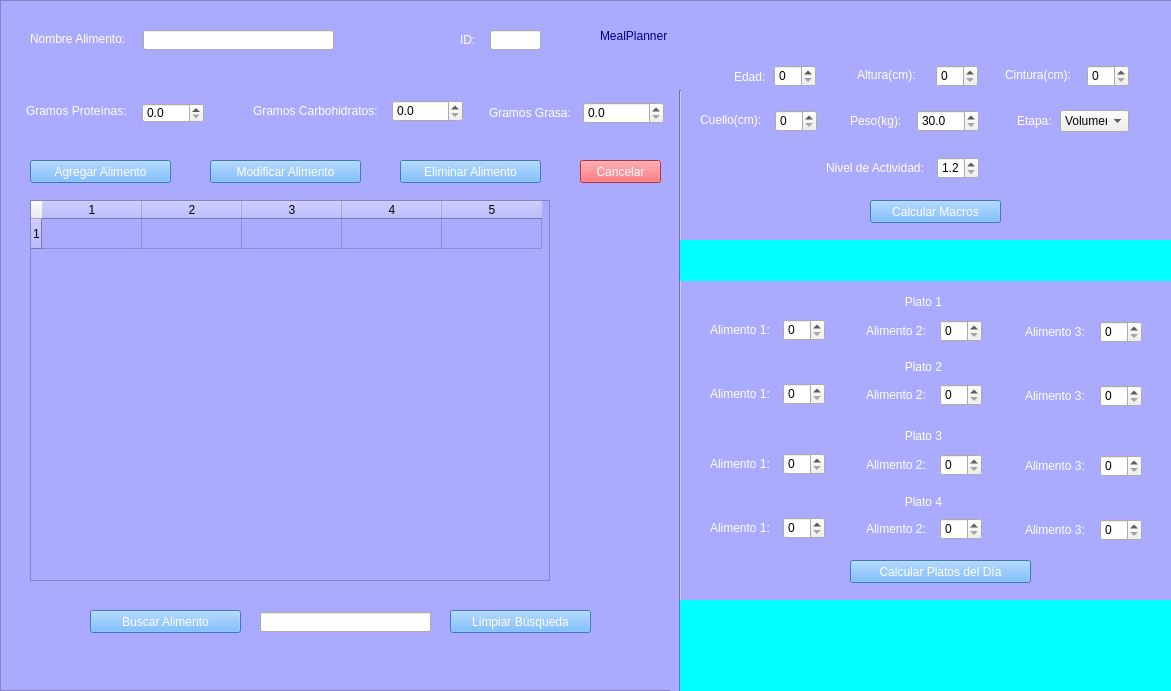
<?xml version="1.0" encoding="UTF-8"?>
<ui version="4.0">
 <class>MainWindow</class>
 <widget class="QMainWindow" name="MainWindow">
  <property name="geometry">
   <rect>
    <x>0</x>
    <y>0</y>
    <width>1171</width>
    <height>691</height>
   </rect>
  </property>
  <property name="windowTitle">
   <string>MealPlanner</string>
  </property>
  <property name="windowIcon">
   <iconset>
    <normaloff>perfil.ico</normaloff>perfil.ico</iconset>
  </property>
  <property name="styleSheet">
   <string notr="true">QPushButton{
color: white;
	font: 12pt &quot;Roboto&quot;;
	background-color: rgb(85, 170, 255);
}

QPushButton#btn_cancel {
	background-color: rgb(255, 70, 82);
}

QFrame{
	background-color: rgb(170, 170, 255);
}

QLabel#label_title{
	font: 87 20pt &quot;Roboto Black&quot;;
	color: rgb(0, 0, 127);
}

QLabel{
color: white;
	font: 10pt &quot;Roboto&quot;;
}</string>
  </property>
  <widget class="QWidget" name="centralwidget">
   <widget class="QTableWidget" name="table_foods">
    <property name="geometry">
     <rect>
      <x>30</x>
      <y>200</y>
      <width>520</width>
      <height>381</height>
     </rect>
    </property>
    <property name="rowCount">
     <number>1</number>
    </property>
    <property name="columnCount">
     <number>5</number>
    </property>
    <row/>
    <column/>
    <column/>
    <column/>
    <column/>
    <column/>
   </widget>
   <widget class="QLabel" name="label_food_name">
    <property name="geometry">
     <rect>
      <x>30</x>
      <y>29</y>
      <width>111</width>
      <height>20</height>
     </rect>
    </property>
    <property name="text">
     <string>Nombre Alimento:</string>
    </property>
   </widget>
   <widget class="QLabel" name="label_protein_grams">
    <property name="geometry">
     <rect>
      <x>26</x>
      <y>101</y>
      <width>110</width>
      <height>20</height>
     </rect>
    </property>
    <property name="text">
     <string>Gramos Proteínas:</string>
    </property>
   </widget>
   <widget class="QLabel" name="label_carbos_grams">
    <property name="geometry">
     <rect>
      <x>253</x>
      <y>101</y>
      <width>131</width>
      <height>20</height>
     </rect>
    </property>
    <property name="text">
     <string>Gramos Carbohidratos:</string>
    </property>
   </widget>
   <widget class="QDoubleSpinBox" name="dsb_carbos_grams">
    <property name="geometry">
     <rect>
      <x>392</x>
      <y>100</y>
      <width>71</width>
      <height>22</height>
     </rect>
    </property>
    <property name="decimals">
     <number>1</number>
    </property>
   </widget>
   <widget class="QPushButton" name="btn_add_food">
    <property name="geometry">
     <rect>
      <x>30</x>
      <y>160</y>
      <width>141</width>
      <height>23</height>
     </rect>
    </property>
    <property name="text">
     <string>Agregar Alimento</string>
    </property>
   </widget>
   <widget class="QPushButton" name="btn_modify_food">
    <property name="geometry">
     <rect>
      <x>210</x>
      <y>160</y>
      <width>151</width>
      <height>23</height>
     </rect>
    </property>
    <property name="text">
     <string>Modificar Alimento</string>
    </property>
   </widget>
   <widget class="QPushButton" name="btn_delete_food">
    <property name="geometry">
     <rect>
      <x>400</x>
      <y>160</y>
      <width>141</width>
      <height>23</height>
     </rect>
    </property>
    <property name="text">
     <string>Eliminar Alimento</string>
    </property>
   </widget>
   <widget class="QPushButton" name="btn_cancel">
    <property name="geometry">
     <rect>
      <x>580</x>
      <y>160</y>
      <width>81</width>
      <height>23</height>
     </rect>
    </property>
    <property name="text">
     <string>Cancelar</string>
    </property>
   </widget>
   <widget class="QFrame" name="frame">
    <property name="geometry">
     <rect>
      <x>0</x>
      <y>0</y>
      <width>1181</width>
      <height>691</height>
     </rect>
    </property>
    <property name="frameShape">
     <enum>QFrame::StyledPanel</enum>
    </property>
    <property name="frameShadow">
     <enum>QFrame::Raised</enum>
    </property>
    <widget class="QLineEdit" name="line_food_name">
     <property name="geometry">
      <rect>
       <x>143</x>
       <y>30</y>
       <width>191</width>
       <height>20</height>
      </rect>
     </property>
    </widget>
    <widget class="QLabel" name="label_id">
     <property name="geometry">
      <rect>
       <x>460</x>
       <y>32</y>
       <width>21</width>
       <height>16</height>
      </rect>
     </property>
     <property name="text">
      <string>ID:</string>
     </property>
    </widget>
    <widget class="QLineEdit" name="line_id">
     <property name="geometry">
      <rect>
       <x>490</x>
       <y>30</y>
       <width>51</width>
       <height>20</height>
      </rect>
     </property>
    </widget>
    <widget class="QLabel" name="label_fat_grams">
     <property name="geometry">
      <rect>
       <x>489</x>
       <y>103</y>
       <width>91</width>
       <height>20</height>
      </rect>
     </property>
     <property name="text">
      <string>Gramos Grasa:</string>
     </property>
    </widget>
    <widget class="QDoubleSpinBox" name="dsb_fat_grams">
     <property name="geometry">
      <rect>
       <x>583</x>
       <y>102</y>
       <width>81</width>
       <height>22</height>
      </rect>
     </property>
     <property name="decimals">
      <number>1</number>
     </property>
    </widget>
    <widget class="QDoubleSpinBox" name="dsb_protein_grams">
     <property name="geometry">
      <rect>
       <x>142</x>
       <y>103</y>
       <width>62</width>
       <height>20</height>
      </rect>
     </property>
     <property name="decimals">
      <number>1</number>
     </property>
    </widget>
    <widget class="Line" name="line">
     <property name="geometry">
      <rect>
       <x>670</x>
       <y>90</y>
       <width>20</width>
       <height>601</height>
      </rect>
     </property>
     <property name="orientation">
      <enum>Qt::Vertical</enum>
     </property>
    </widget>
    <widget class="QPushButton" name="btn_search_food">
     <property name="geometry">
      <rect>
       <x>90</x>
       <y>610</y>
       <width>151</width>
       <height>23</height>
      </rect>
     </property>
     <property name="text">
      <string>Buscar Alimento</string>
     </property>
    </widget>
    <widget class="QLineEdit" name="line_search_food">
     <property name="geometry">
      <rect>
       <x>260</x>
       <y>612</y>
       <width>171</width>
       <height>20</height>
      </rect>
     </property>
    </widget>
    <widget class="QLabel" name="label_title">
     <property name="geometry">
      <rect>
       <x>600</x>
       <y>10</y>
       <width>161</width>
       <height>51</height>
      </rect>
     </property>
     <property name="text">
      <string>MealPlanner</string>
     </property>
    </widget>
    <widget class="QLabel" name="label_age">
     <property name="geometry">
      <rect>
       <x>734</x>
       <y>70</y>
       <width>47</width>
       <height>13</height>
      </rect>
     </property>
     <property name="text">
      <string>Edad:</string>
     </property>
    </widget>
    <widget class="QSpinBox" name="sb_age">
     <property name="geometry">
      <rect>
       <x>774</x>
       <y>65</y>
       <width>42</width>
       <height>22</height>
      </rect>
     </property>
    </widget>
    <widget class="QLabel" name="label_height">
     <property name="geometry">
      <rect>
       <x>857</x>
       <y>65</y>
       <width>71</width>
       <height>20</height>
      </rect>
     </property>
     <property name="text">
      <string>Altura(cm):</string>
     </property>
    </widget>
    <widget class="QSpinBox" name="sb_height">
     <property name="geometry">
      <rect>
       <x>936</x>
       <y>65</y>
       <width>42</width>
       <height>22</height>
      </rect>
     </property>
    </widget>
    <widget class="QLabel" name="label_waist">
     <property name="geometry">
      <rect>
       <x>1005</x>
       <y>65</y>
       <width>71</width>
       <height>20</height>
      </rect>
     </property>
     <property name="text">
      <string>Cintura(cm):</string>
     </property>
    </widget>
    <widget class="QSpinBox" name="sb_waist">
     <property name="geometry">
      <rect>
       <x>1087</x>
       <y>65</y>
       <width>42</width>
       <height>22</height>
      </rect>
     </property>
     <property name="maximum">
      <number>220</number>
     </property>
    </widget>
    <widget class="QLabel" name="label_activity_level">
     <property name="geometry">
      <rect>
       <x>826</x>
       <y>158</y>
       <width>111</width>
       <height>20</height>
      </rect>
     </property>
     <property name="text">
      <string>Nivel de Actividad:</string>
     </property>
    </widget>
    <widget class="QLabel" name="label_weight">
     <property name="geometry">
      <rect>
       <x>850</x>
       <y>111</y>
       <width>60</width>
       <height>20</height>
      </rect>
     </property>
     <property name="text">
      <string>Peso(kg):</string>
     </property>
    </widget>
    <widget class="QDoubleSpinBox" name="dsb_weight">
     <property name="geometry">
      <rect>
       <x>917</x>
       <y>110</y>
       <width>62</width>
       <height>22</height>
      </rect>
     </property>
     <property name="decimals">
      <number>1</number>
     </property>
     <property name="minimum">
      <double>30.000000000000000</double>
     </property>
     <property name="maximum">
      <double>300.000000000000000</double>
     </property>
    </widget>
    <widget class="QSpinBox" name="sb_neck">
     <property name="geometry">
      <rect>
       <x>775</x>
       <y>110</y>
       <width>42</width>
       <height>22</height>
      </rect>
     </property>
     <property name="maximum">
      <number>150</number>
     </property>
    </widget>
    <widget class="QLabel" name="label_neck">
     <property name="geometry">
      <rect>
       <x>700</x>
       <y>110</y>
       <width>71</width>
       <height>20</height>
      </rect>
     </property>
     <property name="text">
      <string>Cuello(cm):</string>
     </property>
    </widget>
    <widget class="QLabel" name="label_goal">
     <property name="geometry">
      <rect>
       <x>1017</x>
       <y>113</y>
       <width>47</width>
       <height>16</height>
      </rect>
     </property>
     <property name="text">
      <string>Etapa:</string>
     </property>
    </widget>
    <widget class="QComboBox" name="cb_goal">
     <property name="geometry">
      <rect>
       <x>1060</x>
       <y>110</y>
       <width>69</width>
       <height>22</height>
      </rect>
     </property>
     <item>
      <property name="text">
       <string>Volumen</string>
      </property>
     </item>
     <item>
      <property name="text">
       <string>Mantenimiento</string>
      </property>
     </item>
     <item>
      <property name="text">
       <string>Definicion</string>
      </property>
     </item>
    </widget>
    <widget class="QDoubleSpinBox" name="dsb_activity_level">
     <property name="geometry">
      <rect>
       <x>937</x>
       <y>157</y>
       <width>42</width>
       <height>22</height>
      </rect>
     </property>
     <property name="decimals">
      <number>1</number>
     </property>
     <property name="minimum">
      <double>1.200000000000000</double>
     </property>
     <property name="maximum">
      <double>2.200000000000000</double>
     </property>
    </widget>
    <widget class="QPushButton" name="btn_calculate_macros">
     <property name="geometry">
      <rect>
       <x>870</x>
       <y>200</y>
       <width>131</width>
       <height>23</height>
      </rect>
     </property>
     <property name="text">
      <string>Calcular Macros</string>
     </property>
    </widget>
    <widget class="QLabel" name="label_macros_results">
     <property name="geometry">
      <rect>
       <x>680</x>
       <y>240</y>
       <width>491</width>
       <height>41</height>
      </rect>
     </property>
     <property name="styleSheet">
      <string notr="true">color: rgb(0, 0, 0);
background-color: rgb(0, 255, 255);</string>
     </property>
     <property name="text">
      <string/>
     </property>
     <property name="alignment">
      <set>Qt::AlignCenter</set>
     </property>
    </widget>
    <widget class="QLabel" name="label_plate1">
     <property name="geometry">
      <rect>
       <x>900</x>
       <y>295</y>
       <width>47</width>
       <height>13</height>
      </rect>
     </property>
     <property name="text">
      <string>Plato 1</string>
     </property>
     <property name="alignment">
      <set>Qt::AlignCenter</set>
     </property>
    </widget>
    <widget class="QLabel" name="label_f1_p1">
     <property name="geometry">
      <rect>
       <x>710</x>
       <y>322</y>
       <width>71</width>
       <height>16</height>
      </rect>
     </property>
     <property name="text">
      <string>Alimento 1:</string>
     </property>
    </widget>
    <widget class="QLabel" name="label_f2_p1">
     <property name="geometry">
      <rect>
       <x>866</x>
       <y>321</y>
       <width>71</width>
       <height>20</height>
      </rect>
     </property>
     <property name="text">
      <string>Alimento 2:</string>
     </property>
    </widget>
    <widget class="QLabel" name="label_f3_p1">
     <property name="geometry">
      <rect>
       <x>1025</x>
       <y>322</y>
       <width>71</width>
       <height>20</height>
      </rect>
     </property>
     <property name="text">
      <string>Alimento 3:</string>
     </property>
    </widget>
    <widget class="QSpinBox" name="sb_a1_p1">
     <property name="geometry">
      <rect>
       <x>783</x>
       <y>319</y>
       <width>42</width>
       <height>22</height>
      </rect>
     </property>
    </widget>
    <widget class="QSpinBox" name="sb_a2_p1">
     <property name="geometry">
      <rect>
       <x>940</x>
       <y>320</y>
       <width>42</width>
       <height>22</height>
      </rect>
     </property>
    </widget>
    <widget class="QSpinBox" name="sb_a3_p1">
     <property name="geometry">
      <rect>
       <x>1100</x>
       <y>321</y>
       <width>42</width>
       <height>22</height>
      </rect>
     </property>
    </widget>
    <widget class="QLabel" name="label_a3_p2">
     <property name="geometry">
      <rect>
       <x>1025</x>
       <y>386</y>
       <width>71</width>
       <height>20</height>
      </rect>
     </property>
     <property name="text">
      <string>Alimento 3:</string>
     </property>
    </widget>
    <widget class="QLabel" name="label_a1_p2">
     <property name="geometry">
      <rect>
       <x>710</x>
       <y>386</y>
       <width>71</width>
       <height>16</height>
      </rect>
     </property>
     <property name="text">
      <string>Alimento 1:</string>
     </property>
    </widget>
    <widget class="QSpinBox" name="sb_a1_p2">
     <property name="geometry">
      <rect>
       <x>783</x>
       <y>383</y>
       <width>42</width>
       <height>22</height>
      </rect>
     </property>
    </widget>
    <widget class="QSpinBox" name="sb_a2_p2">
     <property name="geometry">
      <rect>
       <x>940</x>
       <y>384</y>
       <width>42</width>
       <height>22</height>
      </rect>
     </property>
    </widget>
    <widget class="QLabel" name="label_plate2">
     <property name="geometry">
      <rect>
       <x>900</x>
       <y>360</y>
       <width>47</width>
       <height>13</height>
      </rect>
     </property>
     <property name="text">
      <string>Plato 2</string>
     </property>
     <property name="alignment">
      <set>Qt::AlignCenter</set>
     </property>
    </widget>
    <widget class="QLabel" name="label_a2_p2">
     <property name="geometry">
      <rect>
       <x>866</x>
       <y>385</y>
       <width>71</width>
       <height>20</height>
      </rect>
     </property>
     <property name="text">
      <string>Alimento 2:</string>
     </property>
    </widget>
    <widget class="QSpinBox" name="sb_a3_p2">
     <property name="geometry">
      <rect>
       <x>1100</x>
       <y>385</y>
       <width>42</width>
       <height>22</height>
      </rect>
     </property>
    </widget>
    <widget class="QLabel" name="label_a3_p3">
     <property name="geometry">
      <rect>
       <x>1025</x>
       <y>456</y>
       <width>71</width>
       <height>20</height>
      </rect>
     </property>
     <property name="text">
      <string>Alimento 3:</string>
     </property>
    </widget>
    <widget class="QLabel" name="label_a1_p3">
     <property name="geometry">
      <rect>
       <x>710</x>
       <y>456</y>
       <width>71</width>
       <height>16</height>
      </rect>
     </property>
     <property name="text">
      <string>Alimento 1:</string>
     </property>
    </widget>
    <widget class="QSpinBox" name="sb_a1_p3">
     <property name="geometry">
      <rect>
       <x>783</x>
       <y>453</y>
       <width>42</width>
       <height>22</height>
      </rect>
     </property>
    </widget>
    <widget class="QSpinBox" name="sb_a2_p3">
     <property name="geometry">
      <rect>
       <x>940</x>
       <y>454</y>
       <width>42</width>
       <height>22</height>
      </rect>
     </property>
    </widget>
    <widget class="QLabel" name="label_plate3">
     <property name="geometry">
      <rect>
       <x>900</x>
       <y>429</y>
       <width>47</width>
       <height>13</height>
      </rect>
     </property>
     <property name="text">
      <string>Plato 3</string>
     </property>
     <property name="alignment">
      <set>Qt::AlignCenter</set>
     </property>
    </widget>
    <widget class="QLabel" name="label_a2_p3">
     <property name="geometry">
      <rect>
       <x>866</x>
       <y>455</y>
       <width>71</width>
       <height>20</height>
      </rect>
     </property>
     <property name="text">
      <string>Alimento 2:</string>
     </property>
    </widget>
    <widget class="QSpinBox" name="sb_a3_p3">
     <property name="geometry">
      <rect>
       <x>1100</x>
       <y>455</y>
       <width>42</width>
       <height>22</height>
      </rect>
     </property>
    </widget>
    <widget class="QLabel" name="label_a3_p4">
     <property name="geometry">
      <rect>
       <x>1025</x>
       <y>520</y>
       <width>71</width>
       <height>20</height>
      </rect>
     </property>
     <property name="text">
      <string>Alimento 3:</string>
     </property>
    </widget>
    <widget class="QLabel" name="label_a1_p4">
     <property name="geometry">
      <rect>
       <x>710</x>
       <y>520</y>
       <width>71</width>
       <height>16</height>
      </rect>
     </property>
     <property name="text">
      <string>Alimento 1:</string>
     </property>
    </widget>
    <widget class="QSpinBox" name="sb_a1_p4">
     <property name="geometry">
      <rect>
       <x>783</x>
       <y>517</y>
       <width>42</width>
       <height>22</height>
      </rect>
     </property>
    </widget>
    <widget class="QSpinBox" name="sb_a2_p4">
     <property name="geometry">
      <rect>
       <x>940</x>
       <y>518</y>
       <width>42</width>
       <height>22</height>
      </rect>
     </property>
    </widget>
    <widget class="QLabel" name="label_plate4">
     <property name="geometry">
      <rect>
       <x>900</x>
       <y>495</y>
       <width>47</width>
       <height>13</height>
      </rect>
     </property>
     <property name="text">
      <string>Plato 4</string>
     </property>
     <property name="alignment">
      <set>Qt::AlignCenter</set>
     </property>
    </widget>
    <widget class="QLabel" name="label_a2_p4">
     <property name="geometry">
      <rect>
       <x>866</x>
       <y>519</y>
       <width>71</width>
       <height>20</height>
      </rect>
     </property>
     <property name="text">
      <string>Alimento 2:</string>
     </property>
    </widget>
    <widget class="QSpinBox" name="sb_a3_p4">
     <property name="geometry">
      <rect>
       <x>1100</x>
       <y>519</y>
       <width>42</width>
       <height>22</height>
      </rect>
     </property>
    </widget>
    <widget class="QLabel" name="label_plates_results">
     <property name="geometry">
      <rect>
       <x>680</x>
       <y>600</y>
       <width>491</width>
       <height>91</height>
      </rect>
     </property>
     <property name="styleSheet">
      <string notr="true">color: rgb(0, 0, 0);
background-color: rgb(0, 255, 255);</string>
     </property>
     <property name="text">
      <string/>
     </property>
     <property name="alignment">
      <set>Qt::AlignCenter</set>
     </property>
    </widget>
    <widget class="QPushButton" name="btn_calculate_plates">
     <property name="geometry">
      <rect>
       <x>850</x>
       <y>560</y>
       <width>181</width>
       <height>23</height>
      </rect>
     </property>
     <property name="text">
      <string>Calcular Platos del Día</string>
     </property>
    </widget>
    <widget class="QPushButton" name="btn_clean_search">
     <property name="geometry">
      <rect>
       <x>450</x>
       <y>610</y>
       <width>141</width>
       <height>23</height>
      </rect>
     </property>
     <property name="text">
      <string>Limpiar Búsqueda</string>
     </property>
    </widget>
   </widget>
   <zorder>frame</zorder>
   <zorder>table_foods</zorder>
   <zorder>label_food_name</zorder>
   <zorder>label_protein_grams</zorder>
   <zorder>label_carbos_grams</zorder>
   <zorder>btn_add_food</zorder>
   <zorder>btn_modify_food</zorder>
   <zorder>btn_delete_food</zorder>
   <zorder>btn_cancel</zorder>
   <zorder>dsb_carbos_grams</zorder>
  </widget>
 </widget>
 <resources/>
 <connections/>
</ui>
